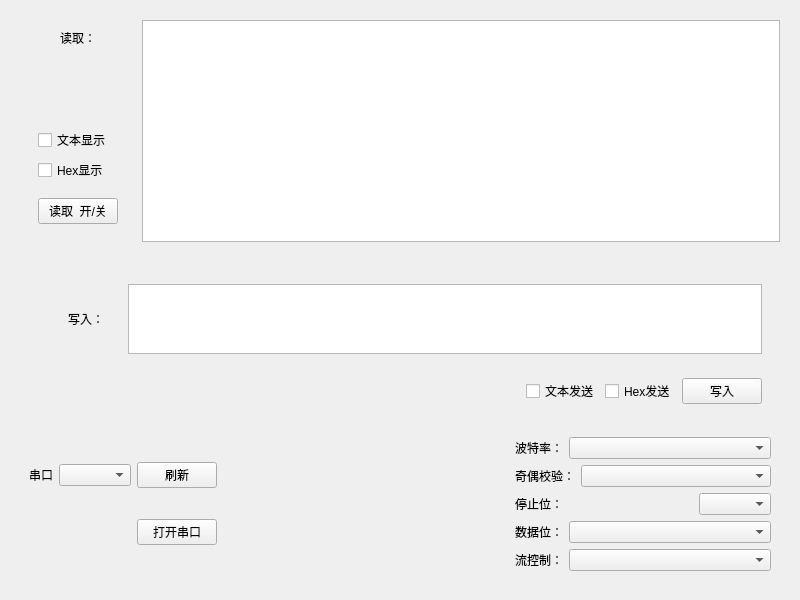
<?xml version="1.0" encoding="UTF-8"?>
<ui version="4.0">
 <class>Widget</class>
 <widget class="QWidget" name="Widget">
  <property name="geometry">
   <rect>
    <x>0</x>
    <y>0</y>
    <width>800</width>
    <height>600</height>
   </rect>
  </property>
  <property name="sizePolicy">
   <sizepolicy hsizetype="Fixed" vsizetype="Fixed">
    <horstretch>0</horstretch>
    <verstretch>0</verstretch>
   </sizepolicy>
  </property>
  <property name="windowTitle">
   <string>串口工具</string>
  </property>
  <layout class="QVBoxLayout" name="verticalLayout_2">
   <item>
    <widget class="QWidget" name="widget_3" native="true">
     <property name="sizePolicy">
      <sizepolicy hsizetype="Expanding" vsizetype="Expanding">
       <horstretch>0</horstretch>
       <verstretch>0</verstretch>
      </sizepolicy>
     </property>
     <layout class="QHBoxLayout" name="horizontalLayout">
      <item>
       <widget class="QWidget" name="widget_8" native="true">
        <layout class="QVBoxLayout" name="verticalLayout_3">
         <item alignment="Qt::AlignmentFlag::AlignHCenter">
          <widget class="QLabel" name="label_6">
           <property name="text">
            <string>读取：</string>
           </property>
          </widget>
         </item>
         <item>
          <spacer name="verticalSpacer_2">
           <property name="orientation">
            <enum>Qt::Orientation::Vertical</enum>
           </property>
           <property name="sizeHint" stdset="0">
            <size>
             <width>20</width>
             <height>40</height>
            </size>
           </property>
          </spacer>
         </item>
         <item>
          <spacer name="verticalSpacer_7">
           <property name="orientation">
            <enum>Qt::Orientation::Vertical</enum>
           </property>
           <property name="sizeHint" stdset="0">
            <size>
             <width>20</width>
             <height>40</height>
            </size>
           </property>
          </spacer>
         </item>
         <item>
          <spacer name="verticalSpacer_6">
           <property name="orientation">
            <enum>Qt::Orientation::Vertical</enum>
           </property>
           <property name="sizeHint" stdset="0">
            <size>
             <width>20</width>
             <height>40</height>
            </size>
           </property>
          </spacer>
         </item>
         <item>
          <spacer name="verticalSpacer_4">
           <property name="orientation">
            <enum>Qt::Orientation::Vertical</enum>
           </property>
           <property name="sizeHint" stdset="0">
            <size>
             <width>20</width>
             <height>40</height>
            </size>
           </property>
          </spacer>
         </item>
         <item>
          <spacer name="verticalSpacer">
           <property name="orientation">
            <enum>Qt::Orientation::Vertical</enum>
           </property>
           <property name="sizeHint" stdset="0">
            <size>
             <width>20</width>
             <height>40</height>
            </size>
           </property>
          </spacer>
         </item>
         <item>
          <spacer name="verticalSpacer_5">
           <property name="orientation">
            <enum>Qt::Orientation::Vertical</enum>
           </property>
           <property name="sizeHint" stdset="0">
            <size>
             <width>20</width>
             <height>40</height>
            </size>
           </property>
          </spacer>
         </item>
         <item>
          <spacer name="verticalSpacer_3">
           <property name="orientation">
            <enum>Qt::Orientation::Vertical</enum>
           </property>
           <property name="sizeHint" stdset="0">
            <size>
             <width>20</width>
             <height>40</height>
            </size>
           </property>
          </spacer>
         </item>
         <item>
          <widget class="QWidget" name="widget_7" native="true">
           <layout class="QGridLayout" name="gridLayout">
            <item row="0" column="0">
             <layout class="QVBoxLayout" name="verticalLayout">
              <item>
               <widget class="QCheckBox" name="checkBox_3">
                <property name="text">
                 <string>文本显示</string>
                </property>
               </widget>
              </item>
              <item>
               <widget class="QCheckBox" name="checkBox_4">
                <property name="text">
                 <string>Hex显示</string>
                </property>
               </widget>
              </item>
              <item>
               <spacer name="verticalSpacer_8">
                <property name="orientation">
                 <enum>Qt::Orientation::Vertical</enum>
                </property>
                <property name="sizeHint" stdset="0">
                 <size>
                  <width>20</width>
                  <height>40</height>
                 </size>
                </property>
               </spacer>
              </item>
             </layout>
            </item>
            <item row="1" column="0">
             <widget class="QPushButton" name="pushButton_4">
              <property name="text">
               <string>读取  开/关</string>
              </property>
             </widget>
            </item>
           </layout>
          </widget>
         </item>
        </layout>
       </widget>
      </item>
      <item>
       <widget class="QTextBrowser" name="textBrowser"/>
      </item>
     </layout>
    </widget>
   </item>
   <item>
    <widget class="QWidget" name="widget_5" native="true">
     <property name="sizePolicy">
      <sizepolicy hsizetype="Expanding" vsizetype="Expanding">
       <horstretch>0</horstretch>
       <verstretch>0</verstretch>
      </sizepolicy>
     </property>
     <layout class="QGridLayout" name="gridLayout_6">
      <item row="0" column="0">
       <widget class="QWidget" name="widget_9" native="true">
        <layout class="QGridLayout" name="gridLayout_5">
         <item row="0" column="0">
          <widget class="QWidget" name="widget_10" native="true">
           <layout class="QGridLayout" name="gridLayout_2">
            <item row="0" column="1">
             <widget class="QLabel" name="label_8">
              <property name="text">
               <string>写入：</string>
              </property>
             </widget>
            </item>
            <item row="0" column="0">
             <spacer name="horizontalSpacer_2">
              <property name="orientation">
               <enum>Qt::Orientation::Horizontal</enum>
              </property>
              <property name="sizeType">
               <enum>QSizePolicy::Policy::Minimum</enum>
              </property>
              <property name="sizeHint" stdset="0">
               <size>
                <width>30</width>
                <height>20</height>
               </size>
              </property>
             </spacer>
            </item>
           </layout>
          </widget>
         </item>
         <item row="0" column="1">
          <widget class="QWidget" name="widget_6" native="true">
           <layout class="QGridLayout" name="gridLayout_7">
            <item row="0" column="0">
             <widget class="QTextEdit" name="textEdit"/>
            </item>
           </layout>
          </widget>
         </item>
         <item row="1" column="0" colspan="2">
          <widget class="QWidget" name="widget_4" native="true">
           <layout class="QHBoxLayout" name="horizontalLayout_4">
            <item>
             <spacer name="horizontalSpacer">
              <property name="orientation">
               <enum>Qt::Orientation::Horizontal</enum>
              </property>
              <property name="sizeHint" stdset="0">
               <size>
                <width>418</width>
                <height>20</height>
               </size>
              </property>
             </spacer>
            </item>
            <item>
             <layout class="QHBoxLayout" name="horizontalLayout_3">
              <item>
               <layout class="QHBoxLayout" name="horizontalLayout_2">
                <item>
                 <widget class="QCheckBox" name="checkBox">
                  <property name="text">
                   <string>文本发送</string>
                  </property>
                 </widget>
                </item>
                <item>
                 <widget class="QCheckBox" name="checkBox_2">
                  <property name="text">
                   <string>Hex发送</string>
                  </property>
                 </widget>
                </item>
               </layout>
              </item>
              <item>
               <widget class="QPushButton" name="pushButton_3">
                <property name="text">
                 <string>写入</string>
                </property>
               </widget>
              </item>
             </layout>
            </item>
           </layout>
          </widget>
         </item>
        </layout>
       </widget>
      </item>
      <item row="1" column="0">
       <layout class="QHBoxLayout" name="horizontalLayout_5">
        <item>
         <widget class="QWidget" name="widget" native="true">
          <layout class="QGridLayout" name="gridLayout_4">
           <item row="0" column="0">
            <widget class="QLabel" name="label">
             <property name="text">
              <string>串口</string>
             </property>
            </widget>
           </item>
           <item row="0" column="1">
            <widget class="QComboBox" name="comboBox"/>
           </item>
           <item row="0" column="2">
            <widget class="QPushButton" name="pushButton">
             <property name="text">
              <string>刷新</string>
             </property>
            </widget>
           </item>
           <item row="1" column="2">
            <widget class="QPushButton" name="pushButton_2">
             <property name="text">
              <string>打开串口</string>
             </property>
            </widget>
           </item>
          </layout>
         </widget>
        </item>
        <item>
         <spacer name="horizontalSpacer_3">
          <property name="orientation">
           <enum>Qt::Orientation::Horizontal</enum>
          </property>
          <property name="sizeHint" stdset="0">
           <size>
            <width>30</width>
            <height>20</height>
           </size>
          </property>
         </spacer>
        </item>
        <item>
         <widget class="QWidget" name="widget_2" native="true">
          <property name="minimumSize">
           <size>
            <width>187</width>
            <height>0</height>
           </size>
          </property>
          <layout class="QGridLayout" name="gridLayout_3">
           <item row="0" column="0">
            <layout class="QHBoxLayout" name="horizontalLayout_6">
             <item>
              <widget class="QLabel" name="label_2">
               <property name="sizePolicy">
                <sizepolicy hsizetype="Fixed" vsizetype="Fixed">
                 <horstretch>0</horstretch>
                 <verstretch>0</verstretch>
                </sizepolicy>
               </property>
               <property name="text">
                <string>波特率：</string>
               </property>
              </widget>
             </item>
             <item>
              <widget class="QComboBox" name="comboBox_2"/>
             </item>
            </layout>
           </item>
           <item row="1" column="0">
            <layout class="QHBoxLayout" name="horizontalLayout_7">
             <item>
              <widget class="QLabel" name="label_3">
               <property name="sizePolicy">
                <sizepolicy hsizetype="Fixed" vsizetype="Fixed">
                 <horstretch>0</horstretch>
                 <verstretch>0</verstretch>
                </sizepolicy>
               </property>
               <property name="text">
                <string>奇偶校验：</string>
               </property>
              </widget>
             </item>
             <item>
              <widget class="QComboBox" name="comboBox_3"/>
             </item>
            </layout>
           </item>
           <item row="2" column="0">
            <layout class="QHBoxLayout" name="horizontalLayout_8">
             <item>
              <widget class="QLabel" name="label_4">
               <property name="sizePolicy">
                <sizepolicy hsizetype="Fixed" vsizetype="Fixed">
                 <horstretch>0</horstretch>
                 <verstretch>0</verstretch>
                </sizepolicy>
               </property>
               <property name="text">
                <string>停止位：</string>
               </property>
              </widget>
             </item>
             <item>
              <spacer name="horizontalSpacer_5">
               <property name="orientation">
                <enum>Qt::Orientation::Horizontal</enum>
               </property>
               <property name="sizeHint" stdset="0">
                <size>
                 <width>40</width>
                 <height>20</height>
                </size>
               </property>
              </spacer>
             </item>
             <item>
              <widget class="QComboBox" name="comboBox_4"/>
             </item>
            </layout>
           </item>
           <item row="3" column="0">
            <layout class="QHBoxLayout" name="horizontalLayout_9">
             <item>
              <widget class="QLabel" name="label_5">
               <property name="sizePolicy">
                <sizepolicy hsizetype="Fixed" vsizetype="Fixed">
                 <horstretch>0</horstretch>
                 <verstretch>0</verstretch>
                </sizepolicy>
               </property>
               <property name="text">
                <string>数据位：</string>
               </property>
              </widget>
             </item>
             <item>
              <widget class="QComboBox" name="comboBox_5"/>
             </item>
            </layout>
           </item>
           <item row="4" column="0">
            <layout class="QHBoxLayout" name="horizontalLayout_10">
             <item>
              <widget class="QLabel" name="label_7">
               <property name="sizePolicy">
                <sizepolicy hsizetype="Fixed" vsizetype="Fixed">
                 <horstretch>0</horstretch>
                 <verstretch>0</verstretch>
                </sizepolicy>
               </property>
               <property name="text">
                <string>流控制：</string>
               </property>
              </widget>
             </item>
             <item>
              <widget class="QComboBox" name="comboBox_6"/>
             </item>
            </layout>
           </item>
          </layout>
         </widget>
        </item>
       </layout>
      </item>
     </layout>
    </widget>
   </item>
  </layout>
 </widget>
 <resources/>
 <connections/>
</ui>
